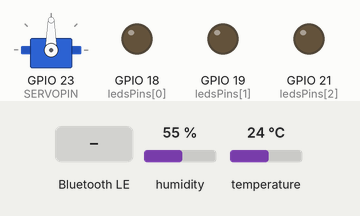
Simulated run of this sketch. Board: ESP32. On the bench: servo, output pins drawn as LEDs (lit = HIGH). The test bench sets the inputs (shaded band); at power-on: humidity 55 %, temperature 24 °C. Nothing arrives over Bluetooth unless stated; a phone connects over Bluetooth LE 3 s after start.

Above: at 1.2 s.
1.3 s: Bluetooth LE write "0" received
At 2.2 s:
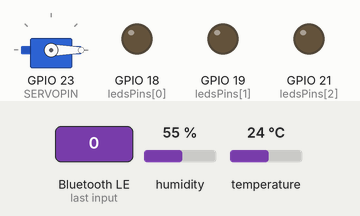
2.8 s: Bluetooth LE write "1" received
At 3.4 s:
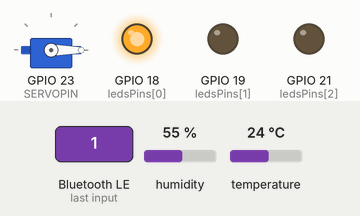
4.3 s: Bluetooth LE write "1" received
At 5.5 s:
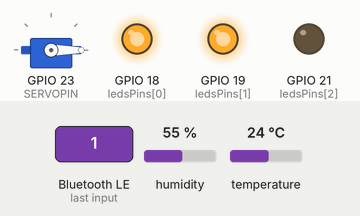
5.8 s: Bluetooth LE write "1" received
At 6.8 s:
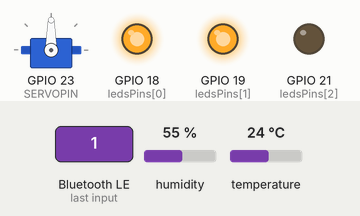
7.3 s: Bluetooth LE write "0" received
At 8.0 s:
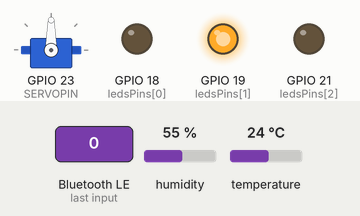
8.8 s: Bluetooth LE write "2" received
At 9.1 s:
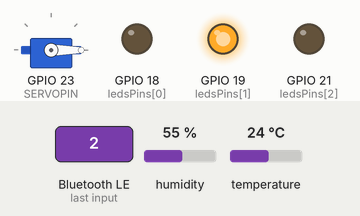
Timing chart, 0 to 11.3 s (numbered marks = the images above; inputs shaded):
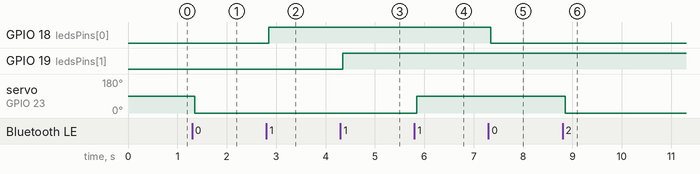

The sketch:

pe_t3a2.ino
```cpp
#include <DHT.h>
#include <BLEDevice.h>
#include <BLEServer.h>
#include <BLEUtils.h>
#include <Servo.h>

#define DHTPIN 22
DHT dht(DHTPIN, DHT11);

#define SERVOPIN 23
Servo servo;

bool servoEnabled = false;

#define BLE_SERVICE_UUID "4fafc201-1fb5-459e-8fcc-c5c9c331914b"
#define BLE_SERVICE_NAME "esp32-ble"

BLECharacteristic temperatureCharacteristic("beb5483e-36e1-4688-b7f5-ea07361b26a8", BLECharacteristic::PROPERTY_READ | BLECharacteristic::PROPERTY_NOTIFY);
BLEDescriptor temperatureDescriptor(BLEUUID((uint16_t)0x2902));

BLECharacteristic servoCharacteristic("beb5483e-36e1-4688-b7f5-ea07361b26a7", BLECharacteristic::PROPERTY_READ | BLECharacteristic::PROPERTY_WRITE);
BLEDescriptor servoDescriptor(BLEUUID((uint16_t)0x2902));

BLECharacteristic ledsCharacteristics[] = {
  BLECharacteristic("beb5483e-36e1-4688-b7f5-ea07361b26a9", BLECharacteristic::PROPERTY_READ | BLECharacteristic::PROPERTY_WRITE),
  BLECharacteristic("beb5483e-36e1-4688-b7f5-ea07361b26aa", BLECharacteristic::PROPERTY_READ | BLECharacteristic::PROPERTY_WRITE),
  BLECharacteristic("beb5483e-36e1-4688-b7f5-ea07361b26ab", BLECharacteristic::PROPERTY_READ | BLECharacteristic::PROPERTY_WRITE),
};
BLEDescriptor ledsDescriptors[] = {
  BLEDescriptor(BLEUUID((uint16_t)0x2902)),
  BLEDescriptor(BLEUUID((uint16_t)0x2902)),
  BLEDescriptor(BLEUUID((uint16_t)0x2902)),
};

bool ledsValues[] = { false, false, false };
int ledsPins[] = { 18, 19, 21 };

bool deviceConnected = false;

class CharacteristicCallbacks : public BLECharacteristicCallbacks {
  void onWrite(BLECharacteristic *pCharacteristic) {
    std::string value = pCharacteristic->getValue();
    if (value.length() == 1) {
      for (int i = 0; i < 3; i++) {
        if (pCharacteristic == &ledsCharacteristics[i]) {
          ledsValues[i] = value[0] == '1';
          digitalWrite(ledsPins[i], ledsValues[i] ? HIGH : LOW);
        }
      }
    }
  }
};

class ServoCharacteristicCallbacks : public BLECharacteristicCallbacks {
  void onWrite(BLECharacteristic *pCharacteristic) {
    std::string value = pCharacteristic->getValue();
    if (value.length() == 1) {
      servoEnabled = value[0] == '1';

      if (servoEnabled) {
        servo.write(90);
      } else {
        servo.write(0);
      }
    }
  }
};

class ServerCallbacks : public BLEServerCallbacks {
  void onConnect(BLEServer *pServer) {
    deviceConnected = true;
  }

  void onDisconnect(BLEServer *pServer) {
    deviceConnected = false;
  }
};

void setup() {
  Serial.begin(115200);
  dht.begin();

  servo.attach(SERVOPIN);

  BLEDevice::init(BLE_SERVICE_NAME);

  BLEServer *pServer = BLEDevice::createServer();
  pServer->setCallbacks(new ServerCallbacks());

  BLEService *dhtService = pServer->createService(BLE_SERVICE_UUID);

  temperatureDescriptor.setValue("Temperatura");
  temperatureCharacteristic.addDescriptor(&temperatureDescriptor);
  dhtService->addCharacteristic(&temperatureCharacteristic);

  servoDescriptor.setValue("Servo Motor");
  servoCharacteristic.addDescriptor(&servoDescriptor);
  servoCharacteristic.setCallbacks(new ServoCharacteristicCallbacks());
  dhtService->addCharacteristic(&servoCharacteristic);

  for (int i = 0; i < 3; i++) {
    pinMode(ledsPins[i], OUTPUT);
    ledsDescriptors[i].setValue("LED " + (i + 1));
    ledsCharacteristics[i].addDescriptor(&ledsDescriptors[i]);
    ledsCharacteristics[i].setCallbacks(new CharacteristicCallbacks());
    dhtService->addCharacteristic(&ledsCharacteristics[i]);
  }

  dhtService->start();

  BLEAdvertising *pAdvertising = BLEDevice::getAdvertising();
  pAdvertising->addServiceUUID(BLE_SERVICE_UUID);
  pServer->getAdvertising()->start();
}

void loop() {
  float t = dht.readTemperature();

  if (isnan(t)) {
    Serial.println("No se pudo leer la temperatura.");
    return;
  }

  if (deviceConnected) {
    static char temperature[6];
    sprintf(temperature, "%.2f", t);

    temperatureCharacteristic.setValue(temperature);
    temperatureCharacteristic.notify();
  }

  delay(5000);
}
```

Measured:
- after the input at 1.3 s, servo on GPIO 23 (SERVOPIN): 90° → 0° after 0.05 s
- after the input at 2.8 s, GPIO 18 (ledsPins[0]): LOW → HIGH after 0.05 s
- after the input at 4.3 s, GPIO 19 (ledsPins[1]): LOW → HIGH after 0.05 s
- after the input at 5.8 s, servo on GPIO 23 (SERVOPIN): 0° → 90° after 0.05 s
- after the input at 7.3 s, GPIO 18 (ledsPins[0]): HIGH → LOW after 0.05 s
- after the input at 8.8 s, servo on GPIO 23 (SERVOPIN): 90° → 0° after 0.05 s
